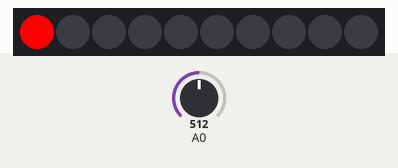
Simulated run of this sketch. Board: Arduino Uno, built with avr-gcc and run on an emulated ATmega328P. Parts: 10 RGB LEDs in strip order, left to right. The test bench sets the inputs (shaded band); at power-on: A0 = 512.

Above: at 1.2 s.
1.3 s: A0 set to 383
2.8 s: A0 set to 361
At 4.0 s:
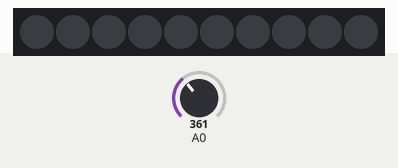
4.3 s: A0 set to 900
At 5.5 s:
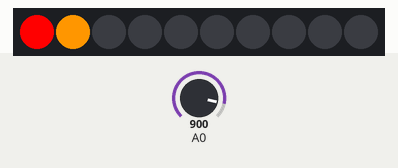
5.8 s: A0 set to 756
7.3 s: A0 set to 730
At 8.3 s:
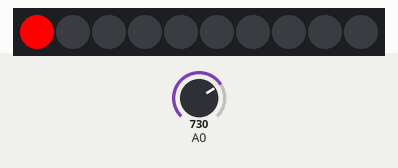
8.8 s: A0 set to 1023
At 9.7 s:
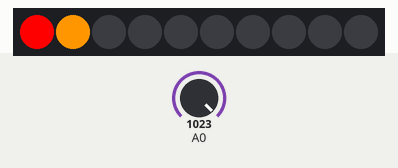
Timing chart, 0 to 11.3 s (numbered marks = the images above; inputs shaded):
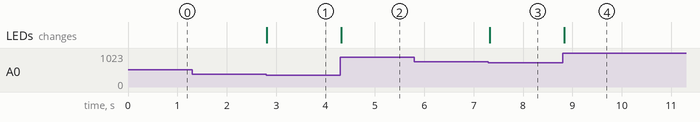

The sketch:

hW1_2.ino
```cpp
#include <Grove_LED_Bar.h>
 int z ;


Grove_LED_Bar __bar2(3, 2, 0);

void setup()
{

  __bar2.begin();

}


void loop()
{
 z = analogRead(14)/373;
  __bar2.setLevel(z);
  delay(50);

}
```

Measured:
- the behaviour switches between 373 and 372 on A0 (found by bisection; images 0 and 1)
- the behaviour switches between 746 and 745 on A0 (found by bisection; images 2 and 3)
- after the input at 1.3 s, every drawn part: stays the same
- after the input at 2.8 s, the LEDs: change at once (image 1)
- after the input at 4.3 s, the LEDs: change at once (image 2)
- after the input at 5.8 s, every drawn part: stays the same
- after the input at 7.3 s, the LEDs: change at once (image 3)
- after the input at 8.8 s, the LEDs: change at once (image 4)
